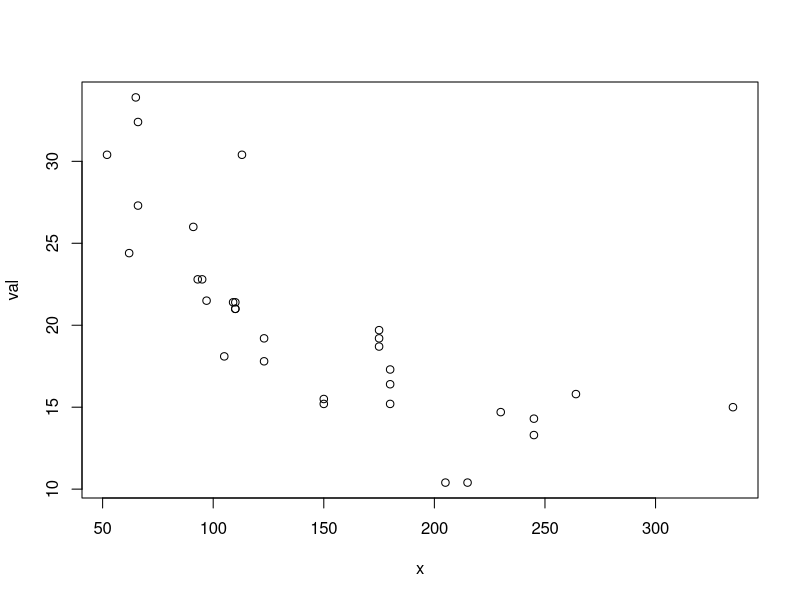
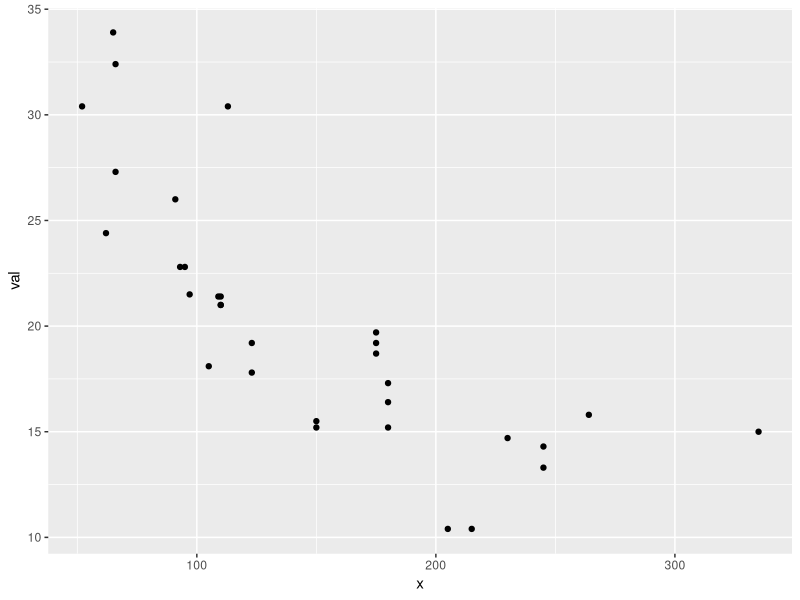
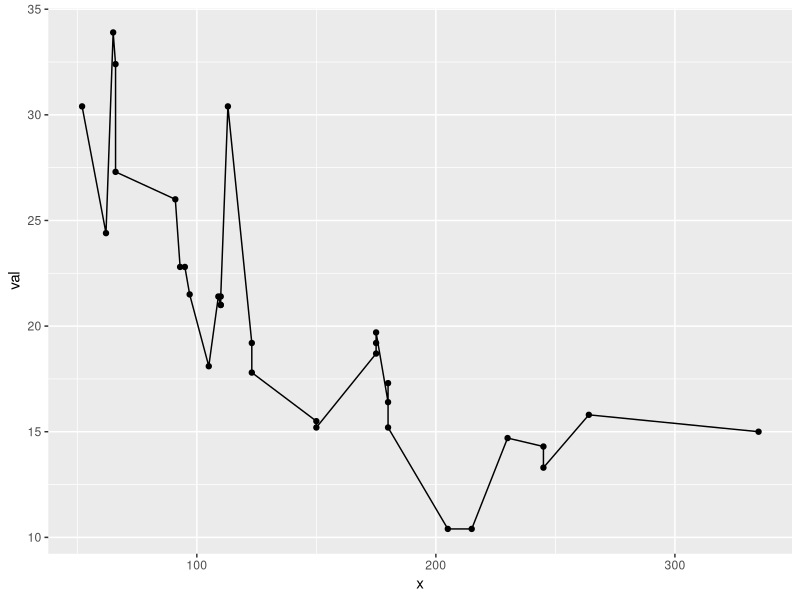
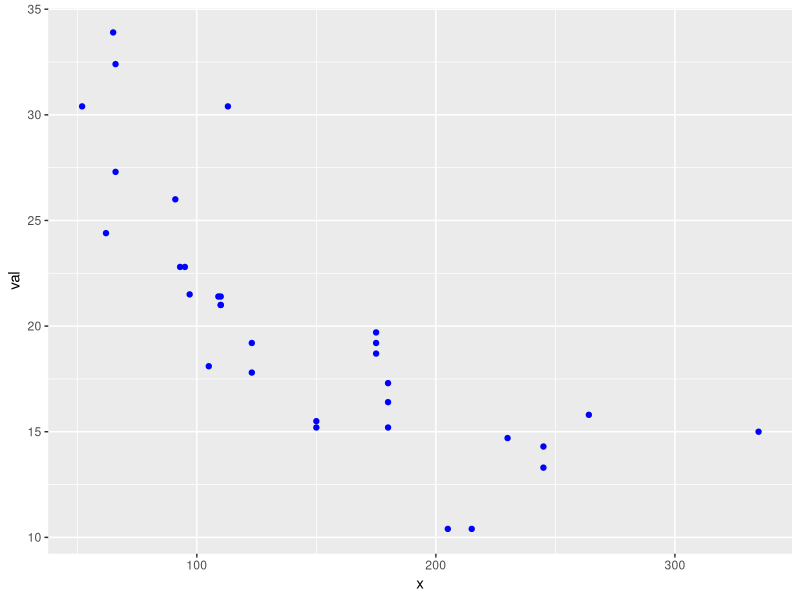
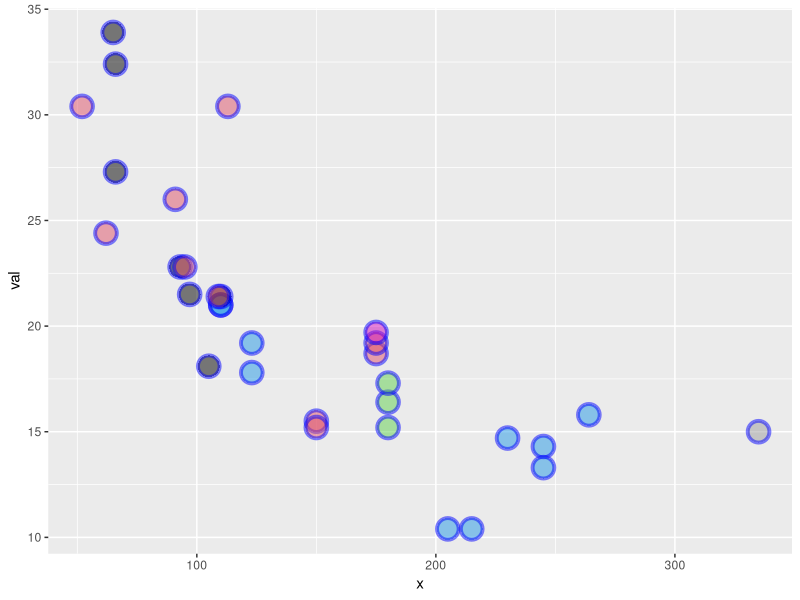
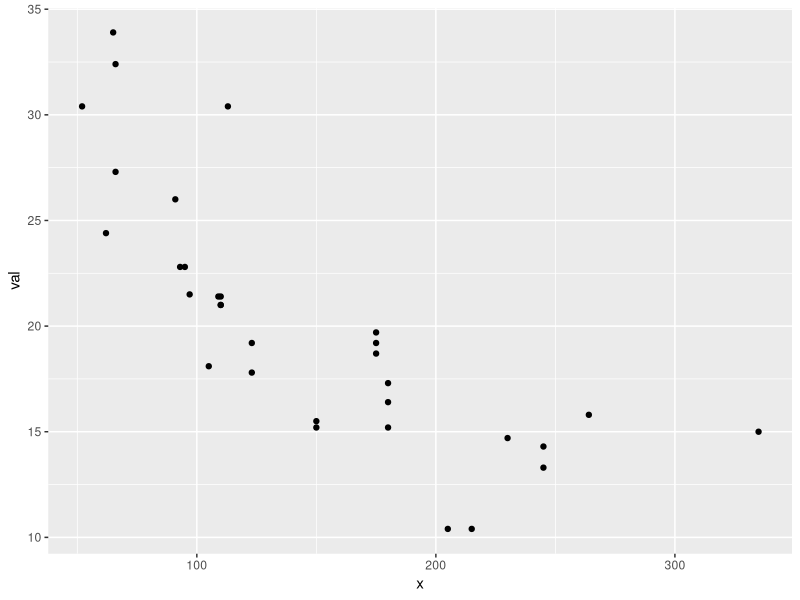
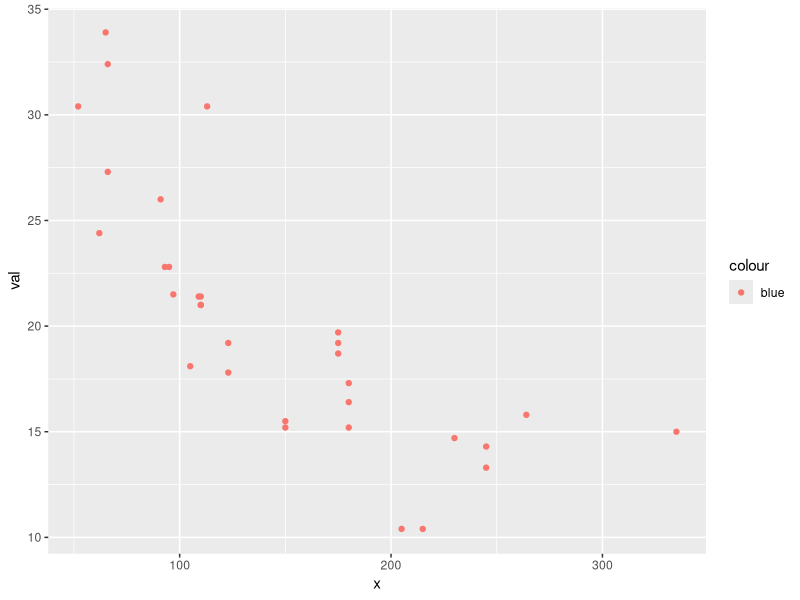
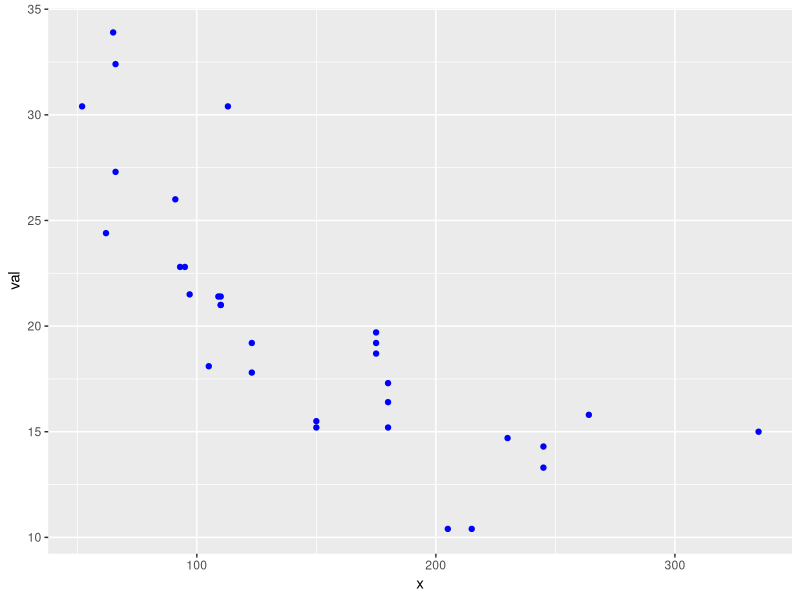

Write R code to recreate these figures, in order.
## ---- chunk 1
knitr::opts_chunk$set(echo = TRUE)
## ---- chunk 2
library(ggplot2)
library(gridExtra)
## ---- chunk 3
val <- mtcars$mpg
x <- mtcars$hp
plot(x, val, type="p")
## ---- chunk 4
df <- data.frame(x=mtcars$hp, val=mtcars$mpg)
p1 <- ggplot(df, aes(x=x, y=val)) + # set up
        geom_point() # plot a line
p1 # plot it
## ---- chunk 5
class(p1)
## ---- chunk 6
p1 + geom_line()
## ---- chunk 7
ggplot(df, aes(x=x, y=val)) + geom_point(col="blue")
## ---- chunk 8
ggplot(df, aes(x=x, y=val)) + 
  geom_point(shape=21, col="blue", fill=mtcars$carb, size=6, alpha=.5, stroke=2)
## ---- chunk 9
ggplot(df, aes(x=x, y=val), col="blue") + geom_point()
## ---- chunk 10
ggplot(df, aes(x=x, y=val, color="blue")) + geom_point()
## ---- chunk 11
ggplot(df, aes(x=x, y=val)) + geom_point(col="blue")
## ---- chunk 12
ggplot(df, aes(x=x, y=val)) + geom_point(aes(color="blue"))
## ---- chunk 13
p1 <- ggplot(df, aes(x=x, y=val)) + 
  geom_line(col="blue", size=2) +
  geom_point(col="red", size=3)
p1
## ---- chunk 14
p1 + geom_col(alpha=0.5, position="dodge")
## ---- chunk 15
ggplot(df, aes(x=x, y=val)) +
  geom_point() +
  xlab("time") + ylab("value") +
  ggtitle("ggplot plot") +
  xlim(c(100,200)) + ylim(c(0,40))
## ---- chunk 16
p1 + theme_classic()
## ---- chunk 17
df <- data.frame(x=mtcars$hp, val=mtcars$mpg)
df2 <- data.frame(x=df$x, val2=df$val+10)
ggplot() +
  geom_point(data=df, aes(x=x, y=val)) +
  geom_line(data=df2, aes(x=x, y=val2))
## ---- chunk 18
ggplot() +
  geom_line(data=iris, aes(x = Sepal.Length, y=Petal.Length)) +
  geom_bar(data=mtcars, aes(x=cyl), alpha=0.3) +
  ylab("y") + xlab("x")
## ---- chunk 19
ggplot() +
  geom_point(data=df, aes(x=x, y=val, col="df", linetype="df")) +
  geom_line(data=df2, aes(x=x, y=val2, col="df2", linetype="df2")) +
  scale_color_manual("name", values=c("blue", "black")) +
  scale_linetype_manual("name",values=c(0,1))
## ---- chunk 20
df1 <- data.frame(x=x, val=val, name="df1")
df2 <- data.frame(x=x, val=val+10, name="df2")
df3 <- rbind(df1, df2)
ggplot(df3, aes(x=x, y=val, col=name, shape=name)) + 
  geom_line() +
  geom_point()
## ---- chunk 21
ggplot(df3, aes(x=x, y=val)) + 
  geom_line(aes(col=name)) +
  geom_point(aes(shape=name))
## ---- chunk 22
ggplot(df3, aes(x=x, y=val)) + 
  geom_line(aes(col=name, linetype=name)) +
  geom_point(aes(shape=name)) +
  scale_color_manual("name", values=c("blue", "black")) +
  scale_shape_manual("name",values=c(NA,1)) +
  scale_linetype_manual("name",values=c(1,0))
## ---- chunk 23
df4 <- data.frame(x=1:10, y=c(1,NA,NA,4:10), name=rep(c("a","b"),5))
ggplot(df4, aes(x=x, y=y, col=name)) + 
  geom_point()
## ---- chunk 24
ggplot(df4, aes(x=x, y=y, col=name)) + 
  geom_point(na.rm=TRUE)
## ---- chunk 25
mpg
## ---- chunk 26
ggplot(mpg, aes(x=drv, y=hwy)) +
  geom_boxplot()
## ---- chunk 27
ggplot(mpg, aes(x=drv, y=hwy)) +
  geom_boxplot() +
  facet_wrap(~class) +
  xlab("") + ylab("mpg") +
  ggtitle("highway miles per gallon by class")
## ---- chunk 28
df1 <- data.frame(t=1:10, val=10:1, name="df1")
df2 <- data.frame(t=1:20, val=1:20+1, name="df2")
df <- rbind(df1, df2)
p1 <- ggplot(df, aes(x=t, y=val, col=name)) + geom_line()
p1
## ---- chunk 29
p1 + facet_wrap(~name)
## ---- chunk 30
head(mpg)
## ---- chunk 31
pc <- ggplot(mpg, aes(x=cyl, y=cty)) + geom_point()
pc
## ---- chunk 32
pc + facet_wrap(~class)
## ---- chunk 33
pc + facet_wrap(~class, scales="free") + geom_smooth(method="lm")
## ---- chunk 34
library(gridExtra)
df <- data.frame(t = 1:10, val = rnorm(10))
p1 <- ggplot(df, aes(x=t, y=val)) + geom_line() + geom_point()
p2 <- ggplot(df, aes(x=t, y=val+100)) + geom_line()
p3 <- ggplot(df, aes(x=t, y=100*val)) + geom_point()
df2 <- data.frame(t = 1:4, val = 1:4, se=.1*(1:4))
p4 <- ggplot(df2, aes(x=t, y=val)) + geom_col()
gridExtra::grid.arrange(p1, p2, p3, p4)
## ---- chunk 35
gridExtra::grid.arrange(p1+geom_smooth(method="lm"), 
                        p4+geom_errorbar(aes(ymin=val-se, ymax=val+se), width=0.3), ncol=1)
## ---- chunk 36
df <- data.frame(t = 1:10, val = rnorm(10))
plist <- list()
n <- 3
for(i in 1:n) plist[[i]] <- ggplot(df, aes(x=t, y=val)) + geom_line() + geom_point()
df2 <- data.frame(t = 1:4, val = 1:4, se=.1*(1:4))
plist[[n+1]] <- ggplot(df2, aes(x=t, y=val)) + geom_col()
gridExtra::grid.arrange(grobs=plist)
## ---- chunk 37
pf <- pc + facet_wrap(~class)
grid.arrange( p1, pf, ncol=2)
## ---- chunk 38
p3 <- geom_point(col="red")
p2 <- geom_smooth(method="lm")
p4 <- xlab("MPG")
p5 <- ylab("HP")
# pt is my template
pt <- list(p2, p3, p4, p5)

p1 <- ggplot(mtcars, aes(x=mpg, y=hp)) + pt
p2 <- ggplot(mpg, aes(x=hwy,y=cyl)) + pt
grid.arrange(p1, p2)
